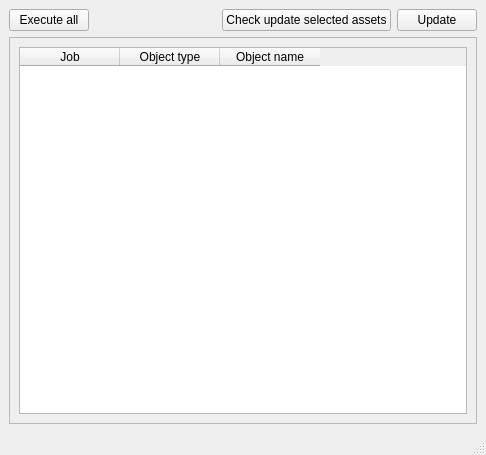
<?xml version="1.0" encoding="UTF-8"?>
<ui version="4.0">
 <class>MainWindow</class>
 <widget class="QMainWindow" name="MainWindow">
  <property name="geometry">
   <rect>
    <x>0</x>
    <y>0</y>
    <width>486</width>
    <height>455</height>
   </rect>
  </property>
  <property name="windowTitle">
   <string>GSPM Unreal job</string>
  </property>
  <widget class="QWidget" name="centralwidget">
   <layout class="QVBoxLayout" name="verticalLayout_2">
    <item>
     <layout class="QHBoxLayout" name="horizontalLayout">
      <item>
       <widget class="QPushButton" name="pushButton_2">
        <property name="text">
         <string>Execute all</string>
        </property>
       </widget>
      </item>
      <item>
       <spacer name="horizontalSpacer">
        <property name="orientation">
         <enum>Qt::Horizontal</enum>
        </property>
        <property name="sizeHint" stdset="0">
         <size>
          <width>40</width>
          <height>20</height>
         </size>
        </property>
       </spacer>
      </item>
      <item>
       <widget class="QPushButton" name="pushButton_3">
        <property name="text">
         <string>Сheck update selected assets</string>
        </property>
       </widget>
      </item>
      <item>
       <widget class="QPushButton" name="pushButton">
        <property name="text">
         <string>Update</string>
        </property>
       </widget>
      </item>
     </layout>
    </item>
    <item>
     <widget class="QScrollArea" name="scrollArea">
      <property name="widgetResizable">
       <bool>true</bool>
      </property>
      <widget class="QWidget" name="scrollAreaWidgetContents">
       <property name="geometry">
        <rect>
         <x>0</x>
         <y>0</y>
         <width>472</width>
         <height>379</height>
        </rect>
       </property>
       <layout class="QVBoxLayout" name="verticalLayout">
        <item>
         <widget class="QTableWidget" name="tableWidget">
          <column>
           <property name="text">
            <string>Job</string>
           </property>
          </column>
          <column>
           <property name="text">
            <string>Object type</string>
           </property>
          </column>
          <column>
           <property name="text">
            <string>Object name</string>
           </property>
          </column>
         </widget>
        </item>
       </layout>
      </widget>
     </widget>
    </item>
   </layout>
  </widget>
  <widget class="QMenuBar" name="menubar">
   <property name="geometry">
    <rect>
     <x>0</x>
     <y>0</y>
     <width>486</width>
     <height>18</height>
    </rect>
   </property>
  </widget>
  <widget class="QStatusBar" name="statusbar"/>
 </widget>
 <resources/>
 <connections/>
</ui>
